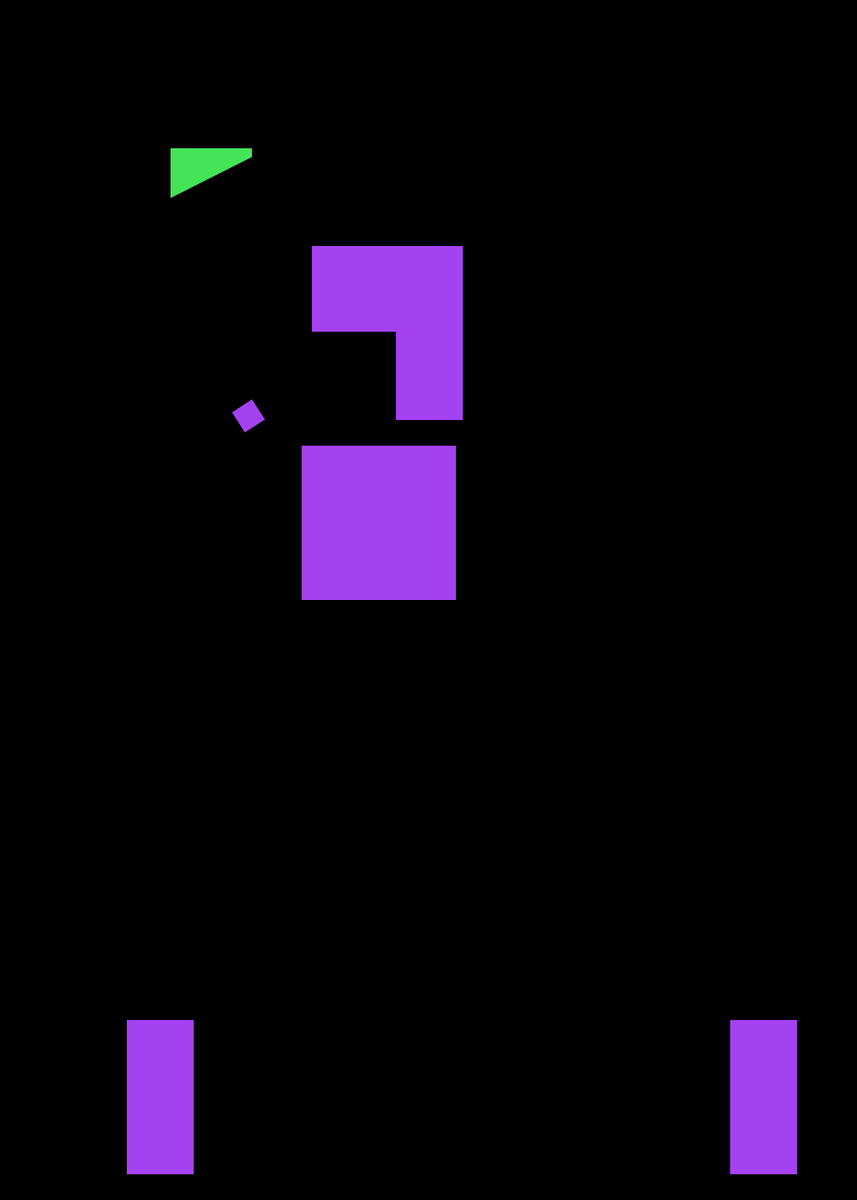
Frame 1 (no input)
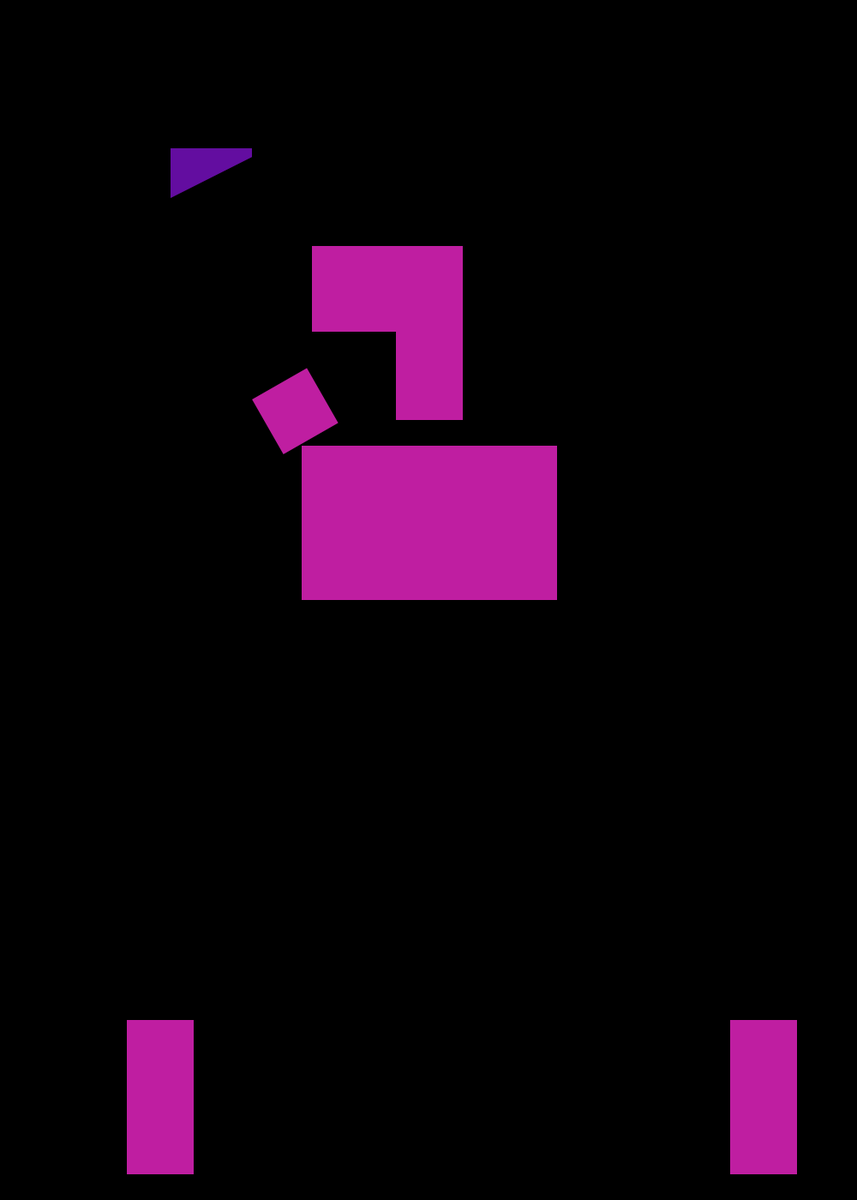
Frame 60 (the mouse pressed at the canvas centre just before this capture)
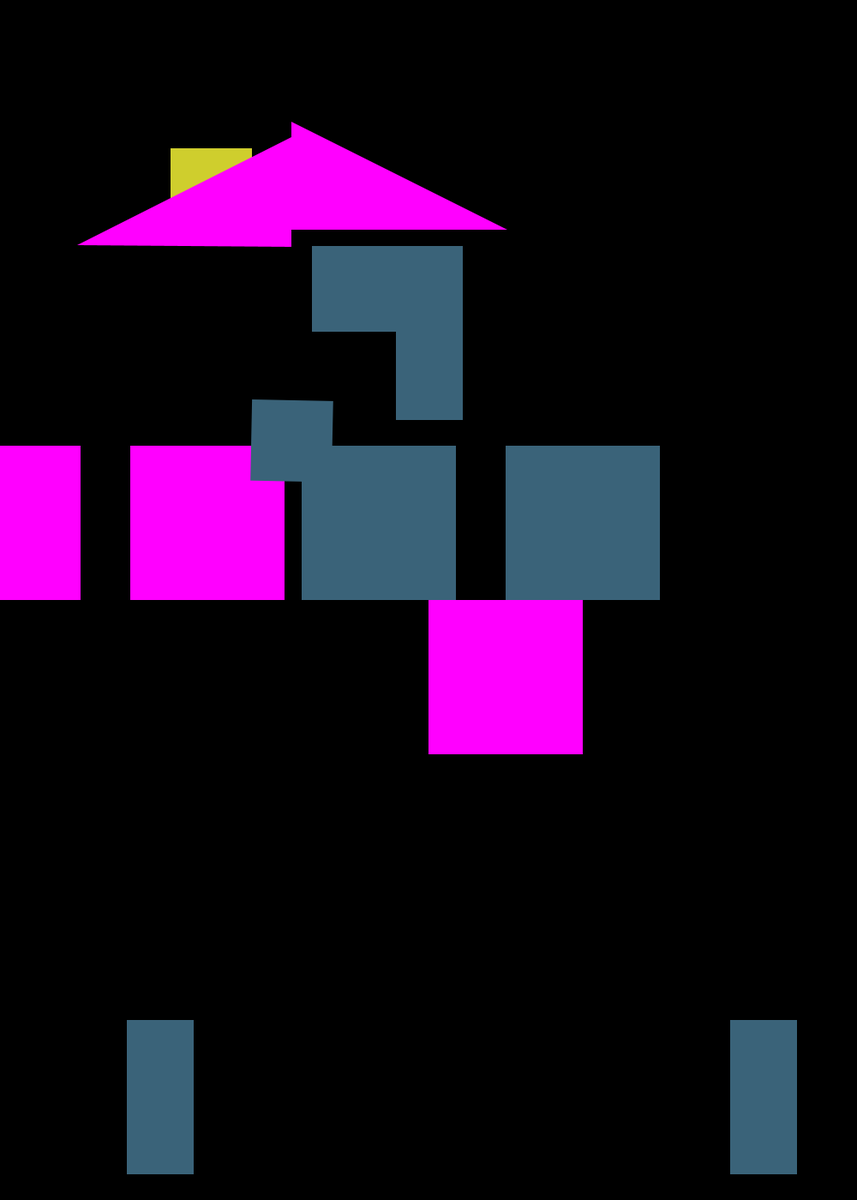
Frame 120 (the mouse held since frame 60 and released just before this capture)

The Processing sketch that drew these frames (run headless with seeded random() and noise(); from frame 60 on, the mouse is pressed at the canvas centre):

// Processing sketch: processing_181773
// ── processing_181773.pde

//this is based off of the Sburb logo, from Homestuck, it sorta spins like it. 
//i made it change colors and move around, based on Shiff's lessons from the Learning Processing text
//i also added the old code for the sketch based off John Egbert, the shapes were a little too complicated for 
// my grasping of processing yet, i have yet to learn how to create custom shapes, 
//so this is just

float angle;
float jitter;
float spin = 5;
float sburbX;
float sburbY;

float sburbBlockR;
float sburbBlockbG;
float sburbBlockcB;
float s = 0.0;

int rectX = 152;
int rectY= 520;
int rect2X =352;
int rect2Y =520;


void setup () {
  size(1000,1400);
  smooth();
 
sburbX= width/2;
sburbY= height + 100;
  noStroke();
  fill (69,227,88);
  frameRate (30);
 
 }

void draw () {

  
 background(0,0,0);
  spin = spin + 0.01;
  s = cos(spin)*1;

 
 //small block

//move mouse changes colors, wow
 rect (199,173,95,95);
 fill(mouseX,0,mouseY);

 //big block
 //rect (152,302,180,180);

 rect (pmouseX,pmouseY,180,180);

 rect (152,520,180,180);
 rect (rectX, rectY, 180,180);
 rectX = rectX -2 ;


 
 //roof
 triangle (340, 142, 340,268, 592,268);
 
 //triangle (sburbX, sburbY, 340,268, 592,268);
 
 triangle (90, 286, 340,288, 340,160);

//rectangle

 


sburbBlockR = random (255);
sburbBlockbG = random (255);
sburbBlockcB = random (255);
fill (sburbBlockR, sburbBlockbG, sburbBlockcB); 

//box attached to small rectangle
rect (364,287,176,100);
//attached to box
rect (462,310,78,180);
//rect (rectX, rectY, 176,100);
//rectX = rectX 2 ;

//rect (352,520,180,180);

rect (sburbX-352,sburbY-310,78,180);
rect (sburbX+352,sburbY-310,78,180);
// big bottom block
rect (352,520,180,180);
rect (rect2X,rect2Y,180,180);
rect2X = rect2X +2 ;

if (second() % 2 == 0) {  
    jitter = random(0.2, -0.1);
  }
  //found this code on the website, don't understand why my square doesn't rotate properly
  angle = angle + jitter;
  float c = cos (angle);
  //i adjusted this to fix placement
  translate(width/3.4, height/3);
  scale(s); 
  rotate(c);
  rect (0,0,95,95); 
  
 //here lies my hopes and dreams
 //it took me so long just to make a triangle
 //like probably an hour until i reliazed do a graph 
 //and get the coordiantes like
 //wow are you stupid
 
 //heres my old code this was a in progess of a homestuck character, took waaaay to long to execuate
 //and I had no clue how to get the shapes right
 //size(1200,1400);
//background (300,500,200);
//strokeWeight(5);
//fill (200,200,200);
//strokeWeight(10);
//ellipse (170,400,170,250);
//strokeWeight(20);
//fill (252,254,250);
//line (248,450,100,450);
//rect (120,250,140,200);


//rect (120,250,100,100);
//strokeWeight(6);
//ellipse (200,250,300,230);
//rect (90,450, 160,76);
//rect (90,250, 100,50);
//rect (270,250, 100,50);
//line (200,315,250,315);

//ellipse (150,270,5,5);
//ellipse (300,270,5,5);

//noStroke();
//rect (110,370,140,75);
//rect (110,370,100,90);
//fill (100,100,100);
//rect (270,160, 100,50);
 
 
}

void mousePressed() {
 println( "LOADING! ");
  
   
        
}
